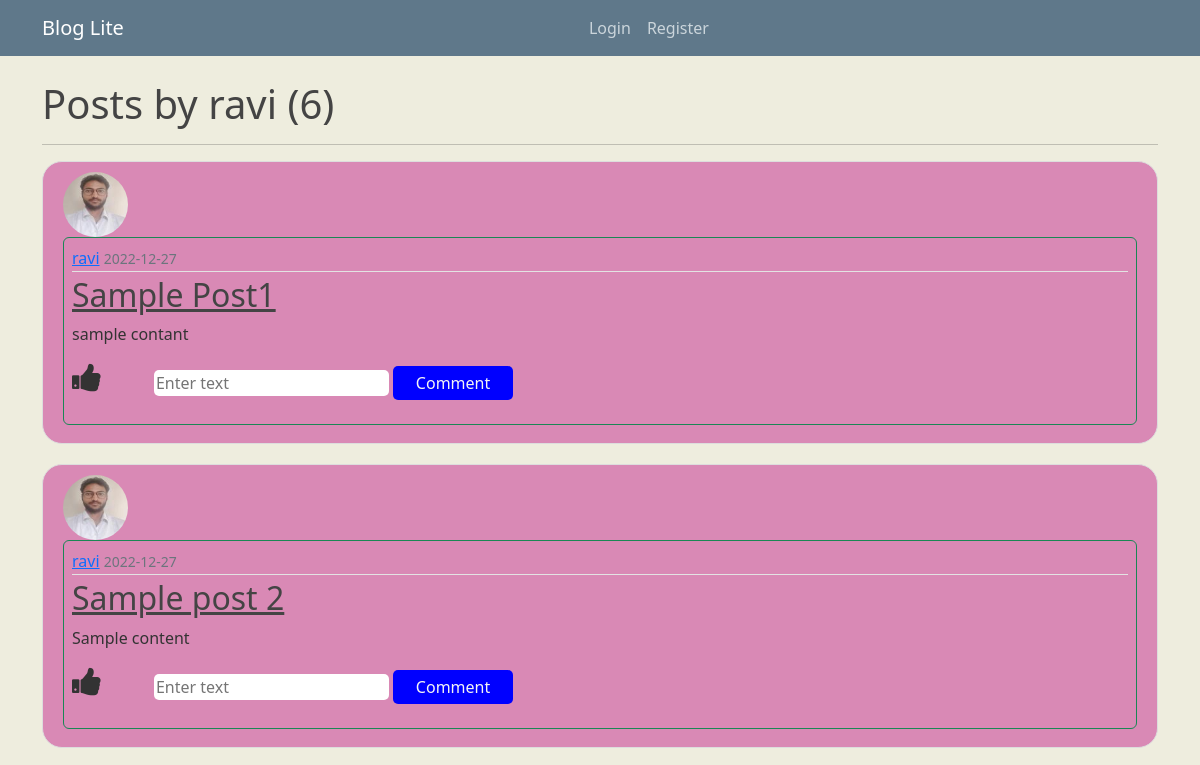
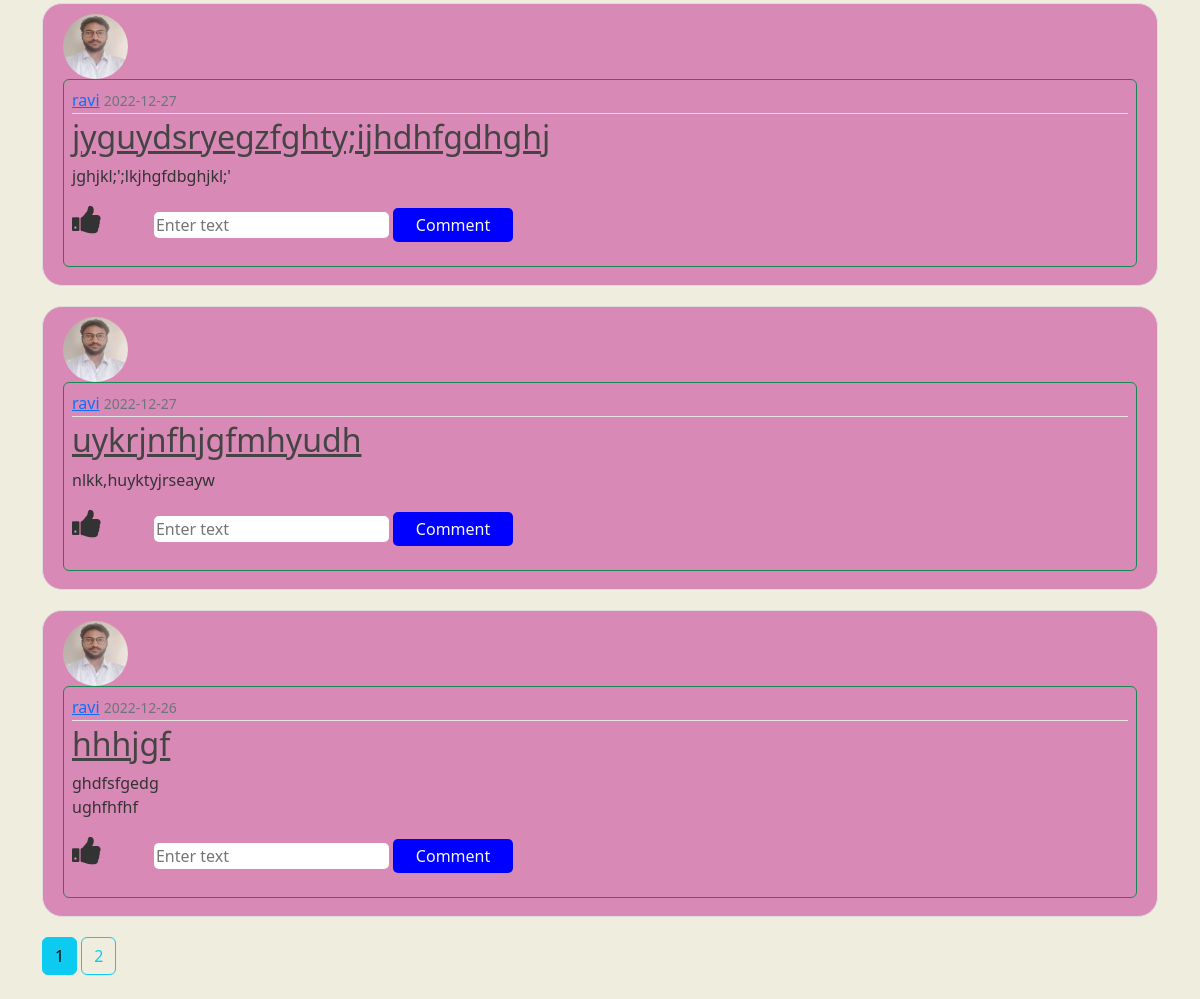
The app's page /user/ravi, older data (2 pictures, top to bottom).
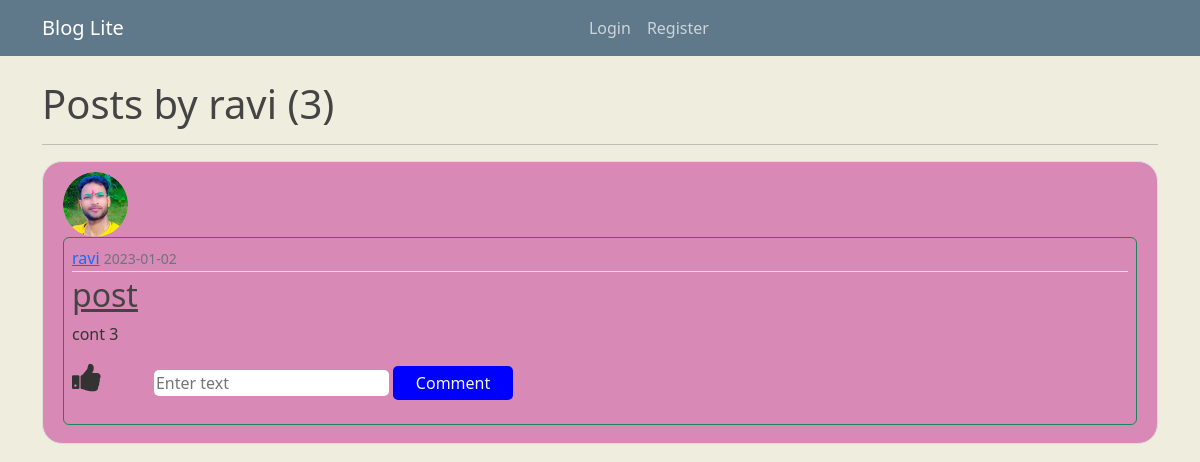
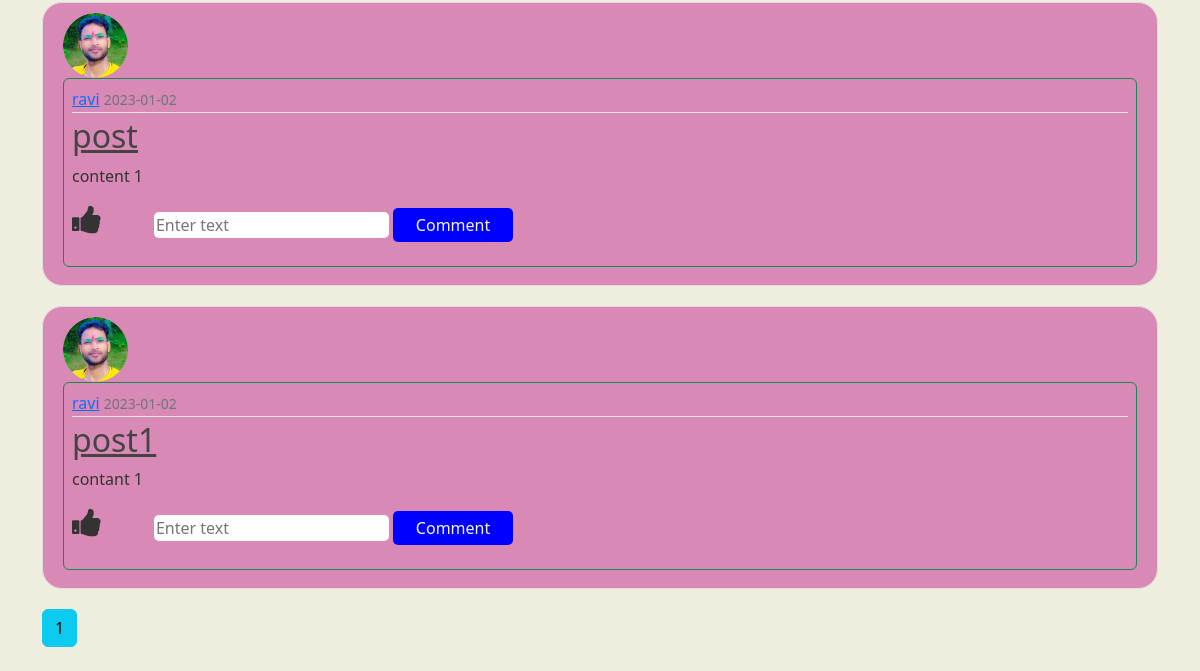
The same page, newer data (2 pictures, top to bottom).
### flaskblog/models.py (models this page shows, shortened)
class User(db.Model,UserMixin):
    id = db.Column(db.Integer, primary_key=True)
    username = db.Column(db.String(20), unique=True, nullable=False)
    email = db.Column(db.String(120), unique=True, nullable=False)
    image_file = db.Column(db.String(20), nullable=False, default='default.jpg')
    password = db.Column(db.String(60), nullable=False)
    posts = db.relationship('Post', backref='author', lazy=True)
    followed = db.relationship('User',
                               secondary=followers,
                               primaryjoin=(followers.c.follower_id == id),
                               secondaryjoin=(followers.c.followed_id == id),
                               backref=db.backref('followers')
                               )

class Post(db.Model):
    id = db.Column(db.Integer, primary_key=True)
    title = db.Column(db.String(100), nullable=False)
    post_image = db.Column(db.String(20),nullable=False,default='default_post.jpg')
    date_posted = db.Column(db.DateTime, nullable=False, default=datetime.utcnow)
    content = db.Column(db.Text, nullable=False)
    user_id = db.Column(db.Integer, db.ForeignKey('user.id'), nullable=False)
    likes = db.relationship('Like',       backref='post')

### flaskblog/routes.py (the view)
@app.route("/user/<string:username>")
def user_posts(username):
    page = request.args.get('page', 1, type=int)
    user = User.query.filter_by(username=username).first_or_404()
    posts = Post.query.filter_by(author=user)\
        .order_by(Post.date_posted.desc())\
        .paginate(page=page, per_page=5)
    return render_template('user_posts.html', posts=posts, user=user)

### flaskblog/templates/user_posts.html (shortened to what this page needs)
{% extends "layout.html" %}
{% block content %}
    <h1 class="mb-3">Posts by {{ user.username }} ({{ posts.total }})</h1>
    <hr>
    {% for post in posts.items %}
        <article class="media content-section">
          <img class="rounded-circle article-img" src="{{ url_for('static', filename='profile_pics/' + post.author.image_file) }}">
          <div class="media-body rounded border border-success p-2 mb-2">
            <div class="article-metadata">
              <a class="mr-2" href="{{ url_for('user_posts', username=post.author.username) }}">{{ post.author.username }}</a>
              <small class="text-muted">{{ post.date_posted.strftime('%Y-%m-%d') }}</small>
            </div>
            <h2><a class="article-title" href="{{ url_for('post', post_id=post.id) }}">{{ post.title }}</a></h2>
            <p class="article-content">{{ post.content }}</p>
            <i onclick="myFunction(this)" class=" me-5 fa fa-thumbs-up fa-2x"></i>
            <input type="text" id="comment-box" placeholder="Enter text">
            <button id="post">Comment</button>
          </div>
        </article>
    {% endfor %}
    {% for page_num in posts.iter_pages(left_edge=1, right_edge=1, left_current=1, right_current=2) %}
      {% if page_num %}
        {% if posts.page == page_num %}
          <a class="btn btn-info mb-4" href="{{ url_for('user_posts', username=user.username, page=page_num) }}">{{ page_num }}</a>
        {% else %}
          <a class="btn btn-outline-info mb-4" href="{{ url_for('user_posts', username=user.username, page=page_num) }}">{{ page_num }}</a>
        {% endif %}
      {% else %}
        ...
      {% endif %}
    {% endfor %}
{% endblock content %}

### flaskblog/templates/layout.html (shortened to what this page needs)
<!DOCTYPE html>
<html lang="en">
<head>
  <link rel="stylesheet" href="https://cdnjs.cloudflare.com/ajax/libs/font-awesome/4.7.0/css/font-awesome.min.css">
  <link href="https://cdn.jsdelivr.net/npm/bootstrap@5.2.3/dist/css/bootstrap.min.css" rel="stylesheet"
>
  <link rel="stylesheet" href="{{url_for('static',filename='main.css')}}">
</head>
<body>
  <header class="site-header">
    <nav class="navbar navbar-expand-md navbar-dark bg-steel fixed-top">
      <div class="container">
        <a class="navbar-brand mr-4" href="/"> Blog Lite</a>
        <div class="collapse navbar-collapse" id="navbarToggle">
          <div class="navbar-nav mx-auto">
            {% if current_user.is_authenticated %}
            <a class="nav-item nav-link" href="{{ url_for('profile') }}">Welcome {{current_user.username}}</a>
            <form action="{{url_for('search')}}" method="POST" class="d-flex mr-5" role="search">
              <input class="form-control me-3" name="search" type="search" placeholder="Search" aria-label="Search">
              <button class="btn btn-outline-light" type="submit">Search</button>
            </form>
            <a class="nav-item nav-link" href="{{ url_for('profile') }}">User Profile</a>
            <a class="nav-item nav-link" href="{{ url_for('new_post')}}">New Post</a>
            <a class="nav-item nav-link" href="{{ url_for('logout') }}">Logout</a>
            {% else %}
            <a class="nav-item nav-link" href="{{ url_for('login') }}">Login</a>
            <a class="nav-item nav-link" href="{{ url_for('register') }}">Register</a>
            {% endif %}
          </div>
        </div>
      </div>
    </nav>
  </header>
  <main role="main" class="container">
    <div class="row">
      <div class="col md-8">
        {% block content %}{% endblock %}
      </div>
    </div>
  </main>
</body>
</html>

### flaskblog/static/main.css (style rules this page uses)
body { background: #EEEDDE; color: #333333; margin-top: 5rem; }
h1, h2, h3, h4, h5, h6 { color: #444444; }
.bg-steel { background-color: #5f788a; }
.site-header .navbar-nav .nav-link { color: #cbd5db; }
.content-section { background: #D989B5; padding: 10px 20px; border: 1px solid #dddddd; border-radius: 20px; margin-bottom: 20px; }
.article-title { color: #444444; }
.article-content { white-space: pre-line; }
.article-img { height: 65px; width: 65px; margin-right: 16px; }
.article-metadata { padding-bottom: 1px; margin-bottom: 4px; border-bottom: 1px solid #e3e3e3 }
img { height: fit-content; }
#comment-box, #post { border: none; border-radius: 5px; }
button { background: blue; border: none; padding: 5px 10px; color: whitesmoke; width: 120px; border-radius: 5px; transition: all .3s ease-in; }

Row changes from the older to the newer data that the page shows:
removed Post: image_file (picture), author.username "ravi", date_posted "2022-12-27", title "Sample Post1", content "sample contant"
removed Post: image_file (picture), author.username "ravi", date_posted "2022-12-27", title "Sample post 2", content "Sample content"
removed Post: image_file (picture), author.username "ravi", date_posted "2022-12-27", title "jyguydsryegzfghty;ijhdhfgdhghj", content "jghjkl;';lkjhgfdbghjkl;'"
removed Post: image_file (picture), author.username "ravi", date_posted "2022-12-27", title "uykrjnfhjgfmhyudh", content "nlkk,huyktyjrseayw"
now on this page (row edited): Post: image_file (picture), author.username "ravi", date_posted "2023-01-02", title "post", content "cont 3"
changed Post: image_file: a different picture; date_posted "2022-12-26" → "2023-01-02"; title "hhhjgf" → "post"; content "ghdfsfgedg ughfhfhf" → "content 1"
now on this page (row edited): Post: image_file (picture), author.username "ravi", date_posted "2023-01-02", title "post1", content "contant 1"
Text that changed along with them:
{{ posts.total }}: "6" → "3"
list line gone: "2"
